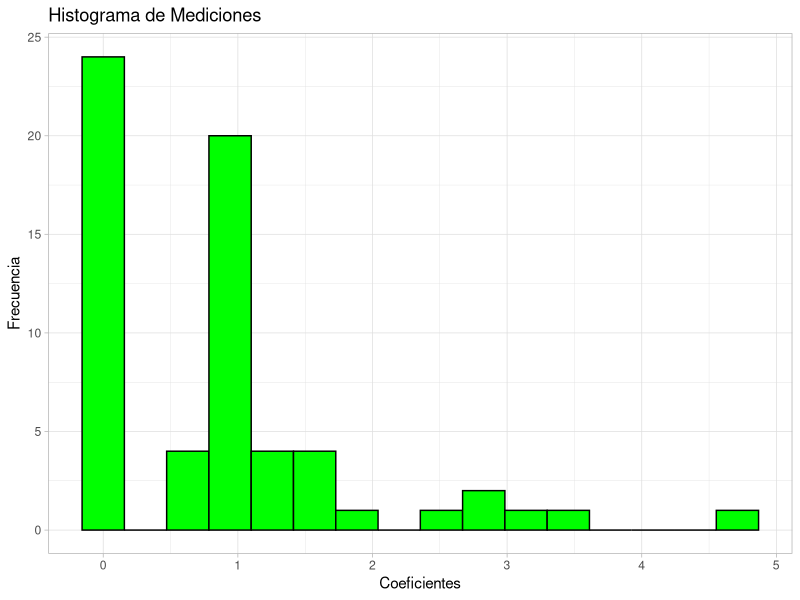
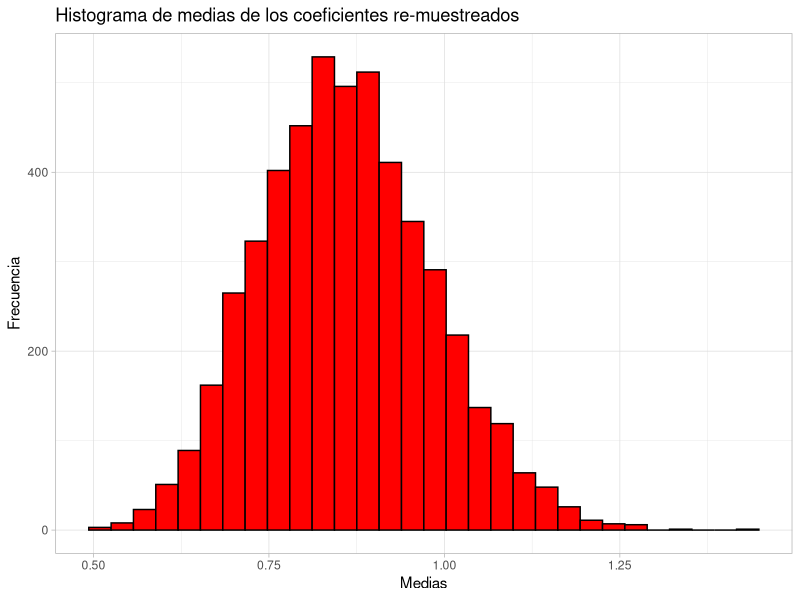
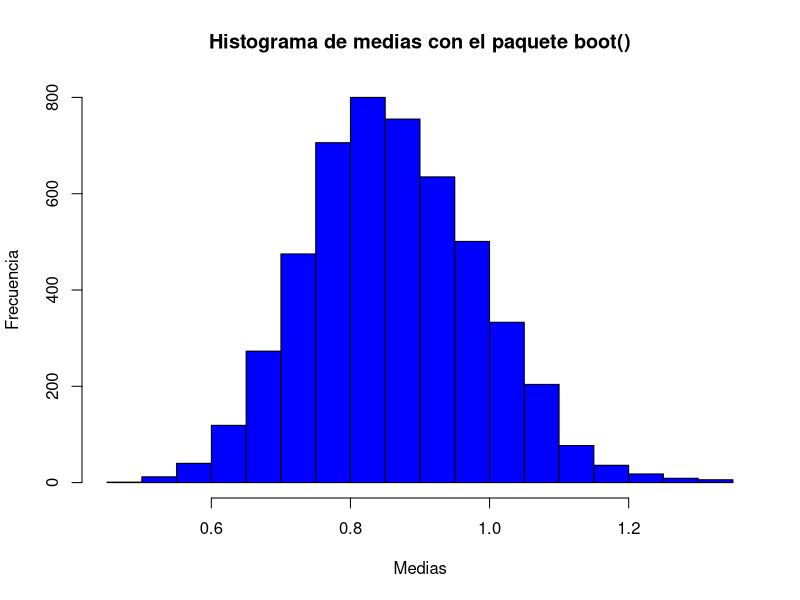

R code for these plots, in order:
library(dplyr)
library(ggplot2)
setwd("C:/....")
data <- read.csv("resultado.csv")

goles <- select(data, FTHG, FTAG)
goles_tabla <- table(goles)

goles_casa <- margin.table(goles_tabla,1)
goles_visita <- margin.table(goles_tabla,2)

prob.casa <- prop.table(goles_casa)
prob.visita <- prop.table(goles_visita)
prob.conjunta <- prop.table(goles_tabla)

prob.casa.df <- as.data.frame(prob.casa)
prob.visita.df <- as.data.frame(prob.visita)
prob.conjunta.df <- as.data.frame(prob.conjunta)


#Hasta aquí es el procedimiento del postwork03

#Cálculo de los productos de las probabilidades marginales

for (i in 1:length(prob.visita.df$Freq)){
  for (j in 1:length(prob.casa.df$Freq)){
    x <- data.frame( "FTHG" = j-1, "FTAG" = i-1, "Freq" = (prob.visita.df$Freq[i])*(prob.casa.df$Freq[j]))
    if (i==1 && j==1 ){
      prob.producto.df <- x
    } else {
      prob.producto.df <- rbind(prob.producto.df,x)
    }
    
  }
}

#Para comparar los df
prob.producto.df
prob.conjunta.df

#Se hace la división, si da 1 es porque las variables son independientes 
coef <- (prob.conjunta.df$Freq)/(prob.producto.df$Freq)


#Se hace un dataframe para observar en que casos casi da 1
coef.df <- data.frame( "FTHG" = prob.conjunta.df$FTHG , "FTAG" = prob.conjunta.df$FTAG , "Conjun" = prob.conjunta.df$Freq, 
                       "Prod" = prob.producto.df$Freq,"Coef" = coef )

coef.df

#Se revisa la media y desviación de las divisiones, así como el histograma

mean(coef)
sd(coef)

coef.df %>%
  ggplot() + 
  aes(Coef) +
  geom_histogram(bins = 16, col="black", fill = "green") + 
  ggtitle("Histograma de Mediciones") +
  ylab("Frecuencia") +
  xlab("Coeficientes") + 
  theme_light()

#Aquí empieza el método de bootstrap 
medias <- numeric(5000) #vector de ceros

#Medias de remuestreos
for (i in 1:5000){
  muestra <- sample(coef, replace = T)
  medias[i] <- mean(muestra)
}

#Histograma de las medias
medias.df <- data.frame( "Medias" = medias)


medias.df %>%
  ggplot() + 
  aes(Medias) +
  geom_histogram(col="black", fill = "red") + 
  ggtitle("Histograma de medias de los coeficientes re-muestreados") +
  ylab("Frecuencia") +
  xlab("Medias") + 
  theme_light()


#Media de las medias y desviación
mean(medias)
sd(medias)

#Intervalo de confianza 
quantile(medias, c(0.025, 0.975))

#aplicando el paquete boot de R

library(boot)

coefdf <- data.frame(coef)


#Función que hará de estadístico
media <- function(coefdf, cocientes)
{
  d=coefdf[cocientes,]
  mean(d)
}


#Remuestreo
replicas <- boot(data=coefdf, statistic = media, R=5000)


names(replicas)
hist(replicas$t , main = "Histograma de medias con el paquete boot()",
     xlab = "Medias", ylab = "Frecuencia", col = "blue")


mean(replicas$t)
sd(replicas$t)
